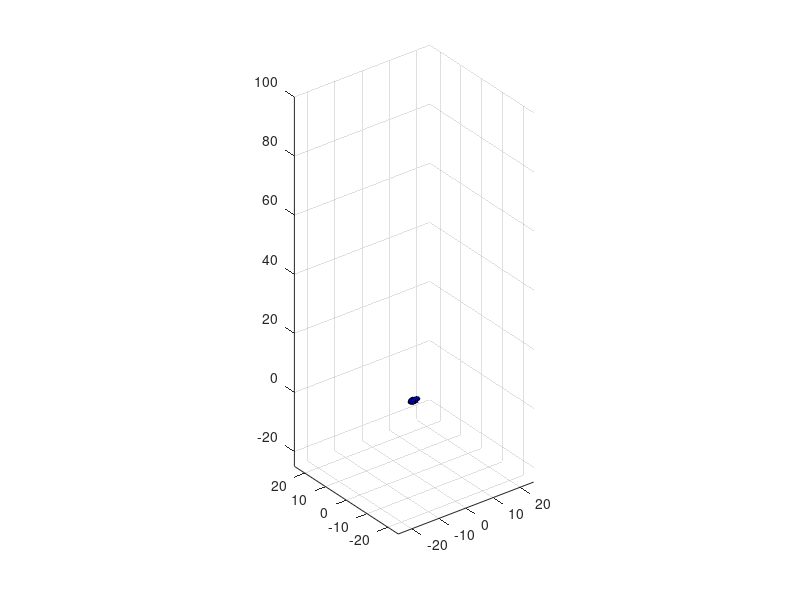

Here is the MATLAB script that generated this plot: (Note: this script raises an error after producing the figure.)
function [ xTranslation, zTranslation ] =test
%UNTITLED3 Summary of this function goes here
%   Detailed explanation goes here
close all
ax = axes('XLim',[-25 25],'YLim',[-25 25],'ZLim',[-25 100]);
view(3)
grid on;
axis equal;
hold on 
shg

[x,y,z] = ellipsoid(0,0,0,2,1,1,20);
h(1) = surface(x,y,z,'FaceColor','b');
%h(2) = surface(x,y,-z,'FaceColor','green');
%h(2) = surface(z,x,y,'FaceColor','blue');
%h(4) = surface(-z,x,y,'FaceColor','cyan');
%h(3) = surface(y,z,x,'FaceColor','magenta');
%h(6) = surface(y,-z,x,'FaceColor','yellow');

t = hgtransform('Parent',ax);
set(h,'Parent',t)

set(gcf,'Renderer','opengl')
drawnow

Rz = eye(4);
Sxy = Rz;


%% 
% setup
velocity = 50;
angle = 35;
vx = velocity*cosd(angle);
vy = velocity*sind(angle);
tmax = 2*vy/9.8;

xTranslation = linspace(0,tmax,500);
yTranslation = 0*xTranslation;
zTranslation = -xTranslation.^2 + 20*xTranslation;

%%
for i = 1:length(xTranslation)
    translation = makehgtform('translate', [xTranslation(i) yTranslation(i) zTranslation(i)] );
    
    % Combining the individual transformation
    disp(i)
    set(t,'matrix',translation);
    pause(.05)
    hold on
end

% for r = 1:.1:2*pi
%  % Z-axis rotation matrix 
% Rz = makehgtform('zrotate',r);
%  % Scaling matrix
% 	%Sxy = makehgtform('scale',r/4);
%     Sxy = 1;
%  % Concatenate the transforms and
%  % set the hgtransform Matrix property
%     set(t,'Matrix',Rz*Sxy)
%     drawnow
% end
pause(.1)

end

